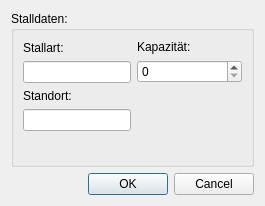
<?xml version="1.0" encoding="UTF-8"?>
<ui version="4.0">
 <class>InsertStallDialog</class>
 <widget class="QDialog" name="InsertStallDialog">
  <property name="geometry">
   <rect>
    <x>0</x>
    <y>0</y>
    <width>265</width>
    <height>206</height>
   </rect>
  </property>
  <property name="windowTitle">
   <string>Stall einfügen</string>
  </property>
  <layout class="QVBoxLayout" name="verticalLayout">
   <item>
    <widget class="QGroupBox" name="groupBox">
     <property name="title">
      <string>Stalldaten:</string>
     </property>
     <layout class="QFormLayout" name="formLayout">
      <property name="fieldGrowthPolicy">
       <enum>QFormLayout::AllNonFixedFieldsGrow</enum>
      </property>
      <item row="0" column="0">
       <layout class="QVBoxLayout" name="verticalLayout_2">
        <item>
         <widget class="QLabel" name="label">
          <property name="text">
           <string>Stallart:</string>
          </property>
         </widget>
        </item>
        <item>
         <widget class="QLineEdit" name="stallart"/>
        </item>
       </layout>
      </item>
      <item row="0" column="1">
       <layout class="QVBoxLayout" name="verticalLayout_3">
        <item>
         <widget class="QLabel" name="label_2">
          <property name="text">
           <string>Kapazität:</string>
          </property>
         </widget>
        </item>
        <item>
         <widget class="QSpinBox" name="kapazitaet">
          <property name="maximum">
           <number>100000</number>
          </property>
         </widget>
        </item>
       </layout>
      </item>
      <item row="1" column="0">
       <layout class="QVBoxLayout" name="verticalLayout_5">
        <item>
         <widget class="QLabel" name="label_4">
          <property name="text">
           <string>Standort:</string>
          </property>
         </widget>
        </item>
        <item>
         <widget class="QLineEdit" name="standort"/>
        </item>
       </layout>
      </item>
     </layout>
    </widget>
   </item>
   <item>
    <widget class="QDialogButtonBox" name="buttonBox">
     <property name="orientation">
      <enum>Qt::Horizontal</enum>
     </property>
     <property name="standardButtons">
      <set>QDialogButtonBox::Cancel|QDialogButtonBox::Ok</set>
     </property>
    </widget>
   </item>
  </layout>
 </widget>
 <resources/>
 <connections>
  <connection>
   <sender>buttonBox</sender>
   <signal>accepted()</signal>
   <receiver>InsertStallDialog</receiver>
   <slot>accept()</slot>
   <hints>
    <hint type="sourcelabel">
     <x>248</x>
     <y>254</y>
    </hint>
    <hint type="destinationlabel">
     <x>157</x>
     <y>274</y>
    </hint>
   </hints>
  </connection>
  <connection>
   <sender>buttonBox</sender>
   <signal>rejected()</signal>
   <receiver>InsertStallDialog</receiver>
   <slot>reject()</slot>
   <hints>
    <hint type="sourcelabel">
     <x>316</x>
     <y>260</y>
    </hint>
    <hint type="destinationlabel">
     <x>286</x>
     <y>274</y>
    </hint>
   </hints>
  </connection>
 </connections>
</ui>
